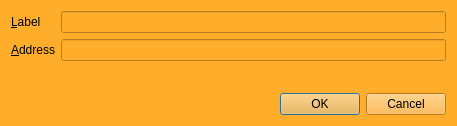
<?xml version="1.0" encoding="UTF-8"?>
<ui version="4.0">
 <class>EditAddressDialog</class>
 <widget class="QDialog" name="EditAddressDialog">
  <property name="geometry">
   <rect>
    <x>0</x>
    <y>0</y>
    <width>457</width>
    <height>126</height>
   </rect>
  </property>
  <property name="windowTitle">
   <string>Edit Address</string>
  </property>
  <property name="styleSheet">
   <string notr="true">background-color: rgb(255, 174, 44);</string>
  </property>
  <layout class="QVBoxLayout" name="verticalLayout">
   <item>
    <layout class="QFormLayout" name="formLayout">
     <property name="fieldGrowthPolicy">
      <enum>QFormLayout::AllNonFixedFieldsGrow</enum>
     </property>
     <item row="0" column="0">
      <widget class="QLabel" name="label">
       <property name="text">
        <string>&amp;Label</string>
       </property>
       <property name="buddy">
        <cstring>labelEdit</cstring>
       </property>
      </widget>
     </item>
     <item row="0" column="1">
      <widget class="QLineEdit" name="labelEdit">
       <property name="toolTip">
        <string>The label associated with this address book entry</string>
       </property>
      </widget>
     </item>
     <item row="1" column="0">
      <widget class="QLabel" name="label_2">
       <property name="text">
        <string>&amp;Address</string>
       </property>
       <property name="buddy">
        <cstring>addressEdit</cstring>
       </property>
      </widget>
     </item>
     <item row="1" column="1">
      <widget class="QLineEdit" name="addressEdit">
       <property name="toolTip">
        <string>The address associated with this address book entry. This can only be modified for sending addresses.</string>
       </property>
      </widget>
     </item>
    </layout>
   </item>
   <item>
    <widget class="QDialogButtonBox" name="buttonBox">
     <property name="orientation">
      <enum>Qt::Horizontal</enum>
     </property>
     <property name="standardButtons">
      <set>QDialogButtonBox::Cancel|QDialogButtonBox::Ok</set>
     </property>
    </widget>
   </item>
  </layout>
 </widget>
 <resources/>
 <connections>
  <connection>
   <sender>buttonBox</sender>
   <signal>accepted()</signal>
   <receiver>EditAddressDialog</receiver>
   <slot>accept()</slot>
   <hints>
    <hint type="sourcelabel">
     <x>248</x>
     <y>254</y>
    </hint>
    <hint type="destinationlabel">
     <x>157</x>
     <y>274</y>
    </hint>
   </hints>
  </connection>
  <connection>
   <sender>buttonBox</sender>
   <signal>rejected()</signal>
   <receiver>EditAddressDialog</receiver>
   <slot>reject()</slot>
   <hints>
    <hint type="sourcelabel">
     <x>316</x>
     <y>260</y>
    </hint>
    <hint type="destinationlabel">
     <x>286</x>
     <y>274</y>
    </hint>
   </hints>
  </connection>
 </connections>
</ui>
